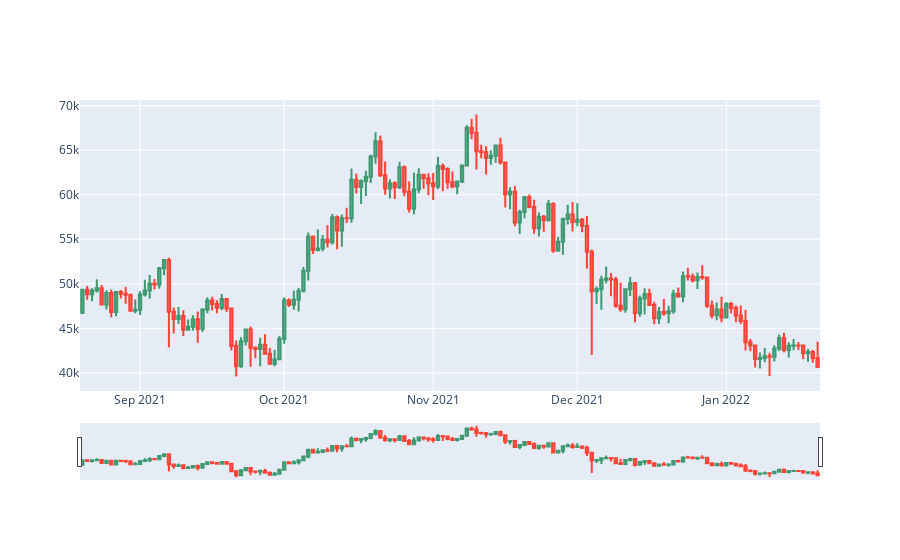
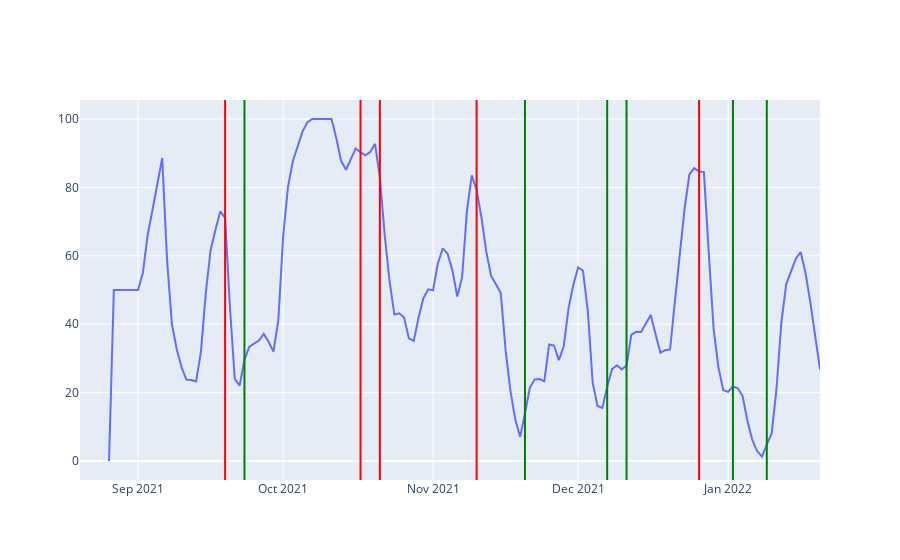

Notebook code for these charts, in order:
### Code cell
# df_lower_tf = add_rsx_LF(21,df_lower_tf)
# df_lower_tf = add_moving_average(3,df_lower_tf)

df_higher_tf = add_rsx_HF(7,df_higher_tf)

fig = go.Figure(data=[go.Candlestick(x=df_higher_tf['date'],
                open=df_higher_tf['open'],
                high=df_higher_tf['high'],
                low=df_higher_tf['low'],
                close=df_higher_tf['close'])])

# fig1 = go.Figure(data=[go.Candlestick(x=df_lower_tf['date'],
#                 open=df_lower_tf['open'],
#                 high=df_lower_tf['high'],
#                 low=df_lower_tf['low'],
#                 close=df_lower_tf['close'])])

# buy_orders = []
# sell_orders = []
# multiplier = 3
# for i in range(3, len(df_lower_tf)):
#     if df_lower_tf.iloc[i-3]['low'] > df_lower_tf.iloc[i-2]['low'] and df_lower_tf.iloc[i-1]['close'] > df_lower_tf.iloc[i-3]['open'] and df_lower_tf.iloc[i-3]['open'] > df_lower_tf.iloc[i-3]['close']:
#         if df_higher_tf.iloc[i//3]['hidden_up_divergence']:
#             buy_orders.append((df_lower_tf.iloc[i]['open'], df_lower_tf.iloc[i-2]['low'],
#             round(df_lower_tf.iloc[i]['open'] + (df_lower_tf.iloc[i]['open']-df_lower_tf.iloc[i-2]['low'])*multiplier,2),
#             df_lower_tf.iloc[i]['date']))

#     if df_lower_tf.iloc[i-3]['high'] < df_lower_tf.iloc[i-2]['high'] and df_lower_tf.iloc[i-1]['close'] < df_lower_tf.iloc[i-3]['open'] and df_lower_tf.iloc[i-3]['open'] < df_lower_tf.iloc[i-3]['close']:
#         if df_higher_tf.iloc[i//3]['hidden_down_divergence']:
#             sell_orders.append((df_lower_tf.iloc[i]['open'], df_lower_tf.iloc[i-2]['high'],
#             round(df_lower_tf.iloc[i]['open'] - (df_lower_tf.iloc[i-2]['high']-df_lower_tf.iloc[i]['open'])*multiplier,2),
#             df_lower_tf.iloc[i]['date']))

# backtest(df_lower_tf,buy_orders,sell_orders,100,1)

# for order in buy_orders:
#     fig1.add_trace(go.Scatter(x=[order[3]],y=[order[0]],mode='markers', marker=dict(size=4, color='green')))
#     fig1.add_trace(go.Scatter(x=[order[3]],y=[order[1]],mode='markers', marker=dict(size=4, color='green')))
#     fig1.add_trace(go.Scatter(x=[order[3]],y=[order[2]],mode='markers', marker=dict(size=4, color='green')))

# for order in sell_orders:
#     fig1.add_trace(go.Scatter(x=[order[3]],y=[order[0]],mode='markers', marker=dict(size=4, color='red')))
#     fig1.add_trace(go.Scatter(x=[order[3]],y=[order[1]],mode='markers', marker=dict(size=4, color='red')))
#     fig1.add_trace(go.Scatter(x=[order[3]],y=[order[2]],mode='markers', marker=dict(size=4, color='red')))

rsx = go.Figure(go.Scatter(
        x=df_higher_tf['date'],
        y=df_higher_tf['RSX']
    ))

for i in range(len(df_higher_tf)):
    if df_higher_tf.iloc[i]['RSX_up_reversal']:
        rsx.add_vline(x=df_higher_tf.iloc[i]['date'],line=dict(color='green'))
    if df_higher_tf.iloc[i]['RSX_down_reversal']:
        rsx.add_vline(x=df_higher_tf.iloc[i]['date'],line=dict(color='red'))



fig.update_layout(showlegend=False)
fig.show()
# fig1.update_layout(showlegend=False)
# fig1.show()
rsx.update_layout(showlegend=False)
rsx.show()

### Figure 1 — Plotly figure (JSON) as saved in the notebook; plotly's stock layout.template omitted (floating-point values rounded to 4 significant figures; data arrays with more than 128 entries replaced by an {"elided": "..."} marker saying what was removed)
{"data": [{"close": {"elided": "154 float values"}, "high": {"elided": "154 float values"}, "low": {"elided": "154 float values"}, "open": {"elided": "154 float values"}, "type": "candlestick", "x": {"elided": "154 str values"}}], "layout": {"showlegend": false}}

### Figure 2 — Plotly figure (JSON) as saved in the notebook; plotly's stock layout.template omitted (floating-point values rounded to 4 significant figures; data arrays with more than 128 entries replaced by an {"elided": "..."} marker saying what was removed)
{"data": [{"type": "scatter", "x": {"elided": "154 str values"}, "y": {"elided": "154 float values"}}], "layout": {"shapes": [{"line": {"color": "red"}, "type": "line", "x0": "2021-09-19T00:00:00", "x1": "2021-09-19T00:00:00", "xref": "x", "y0": 0, "y1": 1, "yref": "y domain"}, {"line": {"color": "green"}, "type": "line", "x0": "2021-09-23T00:00:00", "x1": "2021-09-23T00:00:00", "xref": "x", "y0": 0, "y1": 1, "yref": "y domain"}, {"line": {"color": "red"}, "type": "line", "x0": "2021-10-17T00:00:00", "x1": "2021-10-17T00:00:00", "xref": "x", "y0": 0, "y1": 1, "yref": "y domain"}, {"line": {"color": "red"}, "type": "line", "x0": "2021-10-21T00:00:00", "x1": "2021-10-21T00:00:00", "xref": "x", "y0": 0, "y1": 1, "yref": "y domain"}, {"line": {"color": "red"}, "type": "line", "x0": "2021-11-10T00:00:00", "x1": "2021-11-10T00:00:00", "xref": "x", "y0": 0, "y1": 1, "yref": "y domain"}, {"line": {"color": "green"}, "type": "line", "x0": "2021-11-20T00:00:00", "x1": "2021-11-20T00:00:00", "xref": "x", "y0": 0, "y1": 1, "yref": "y domain"}, {"line": {"color": "green"}, "type": "line", "x0": "2021-12-07T00:00:00", "x1": "2021-12-07T00:00:00", "xref": "x", "y0": 0, "y1": 1, "yref": "y domain"}, {"line": {"color": "green"}, "type": "line", "x0": "2021-12-11T00:00:00", "x1": "2021-12-11T00:00:00", "xref": "x", "y0": 0, "y1": 1, "yref": "y domain"}, {"line": {"color": "red"}, "type": "line", "x0": "2021-12-26T00:00:00", "x1": "2021-12-26T00:00:00", "xref": "x", "y0": 0, "y1": 1, "yref": "y domain"}, {"line": {"color": "green"}, "type": "line", "x0": "2022-01-02T00:00:00", "x1": "2022-01-02T00:00:00", "xref": "x", "y0": 0, "y1": 1, "yref": "y domain"}, {"line": {"color": "green"}, "type": "line", "x0": "2022-01-09T00:00:00", "x1": "2022-01-09T00:00:00", "xref": "x", "y0": 0, "y1": 1, "yref": "y domain"}], "showlegend": false}}
